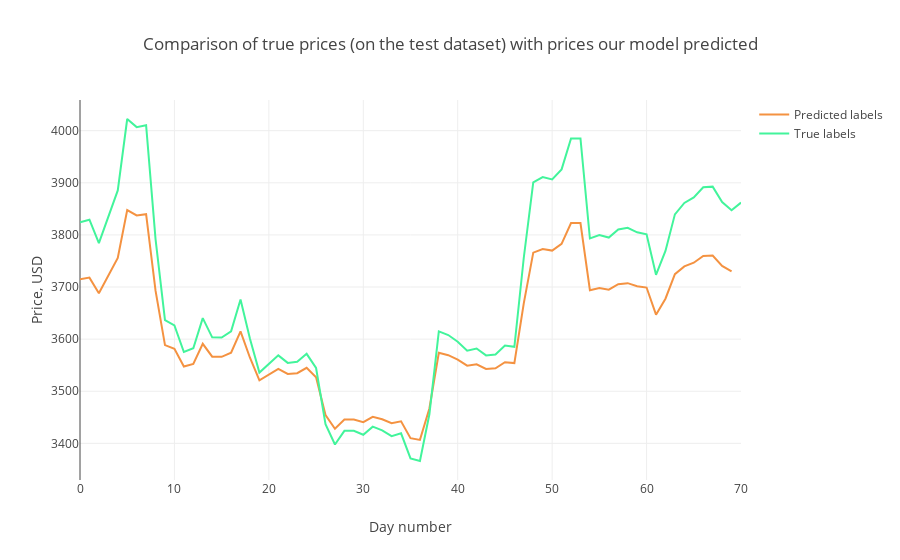

Notebook cell for this chart:
### Code cell
import plotly.offline as py
import plotly.graph_objs as go
py.init_notebook_mode(connected=True)

trace1 = go.Scatter(
    x = np.arange(0, len(prediction2_inverse), 1),
    y = prediction2_inverse,
    mode = 'lines',
    name = 'Predicted labels',
    line = dict(color=('rgb(244, 146, 65)'), width=2)
)
trace2 = go.Scatter(
    x = np.arange(0, len(y_test2_inverse), 1),
    y = y_test2_inverse,
    mode = 'lines',
    name = 'True labels',
    line = dict(color=('rgb(66, 244, 155)'), width=2)
)

data = [trace1, trace2]
layout = dict(title = 'Comparison of true prices (on the test dataset) with prices our model predicted',
             xaxis = dict(title = 'Day number'), yaxis = dict(title = 'Price, USD'))
fig = dict(data=data, layout=layout)
py.iplot(fig, filename='results_demonstrating0')

### Figure 1 — Plotly figure (JSON) as saved in the notebook; plotly's stock layout.template omitted (floating-point values rounded to 4 significant figures)
{"data": [{"line": {"color": "rgb(244, 146, 65)", "width": 2}, "mode": "lines", "name": "Predicted labels", "type": "scatter", "uid": "8f403d0e-bb58-41b8-b89b-56063e7ccc15", "x": [0, 1, 2, 3, 4, 5, 6, 7, 8, 9, 10, 11, 12, 13, 14, 15, 16, 17, 18, 19, 20, 21, 22, 23, 24, 25, 26, 27, 28, 29, 30, 31, 32, 33, 34, 35, 36, 37, 38, 39, 40, 41, 42, 43, 44, 45, 46, 47, 48, 49, 50, 51, 52, 53, 54, 55, 56, 57, 58, 59, 60, 61, 62, 63, 64, 65, 66, 67, 68, 69], "y": [3715.0, 3718.0, 3688.0, 3721.0, 3756.0, 3848.0, 3837.0, 3840.0, 3693.0, 3589.0, 3582.0, 3547.0, 3552.0, 3591.0, 3566.0, 3566.0, 3574.0, 3615.0, 3564.0, 3521.0, 3532.0, 3543.0, 3533.0, 3535.0, 3545.0, 3527.0, 3454.0, 3428.0, 3446.0, 3446.0, 3441.0, 3451.0, 3446.0, 3439.0, 3442.0, 3410.0, 3407.0, 3467.0, 3574.0, 3569.0, 3561.0, 3549.0, 3552.0, 3543.0, 3544.0, 3556.0, 3554.0, 3669.0, 3766.0, 3773.0, 3770.0, 3783.0, 3823.0, 3823.0, 3694.0, 3698.0, 3695.0, 3705.0, 3707.0, 3702.0, 3699.0, 3647.0, 3678.0, 3725.0, 3740.0, 3747.0, 3760.0, 3761.0, 3741.0, 3730.0]}, {"line": {"color": "rgb(66, 244, 155)", "width": 2}, "mode": "lines", "name": "True labels", "type": "scatter", "uid": "7b79632f-2014-42e5-bf48-775a9456168b", "x": [0, 1, 2, 3, 4, 5, 6, 7, 8, 9, 10, 11, 12, 13, 14, 15, 16, 17, 18, 19, 20, 21, 22, 23, 24, 25, 26, 27, 28, 29, 30, 31, 32, 33, 34, 35, 36, 37, 38, 39, 40, 41, 42, 43, 44, 45, 46, 47, 48, 49, 50, 51, 52, 53, 54, 55, 56, 57, 58, 59, 60, 61, 62, 63, 64, 65, 66, 67, 68, 69, 70], "y": [3824.0, 3829.0, 3784.0, 3834.0, 3885.0, 4022.0, 4007.0, 4010.0, 3792.0, 3637.0, 3626.0, 3575.0, 3583.0, 3640.0, 3603.0, 3603.0, 3615.0, 3676.0, 3601.0, 3536.0, 3552.0, 3569.0, 3554.0, 3556.0, 3572.0, 3545.0, 3437.0, 3398.0, 3424.0, 3424.0, 3417.0, 3432.0, 3425.0, 3414.0, 3419.0, 3371.0, 3366.0, 3456.0, 3615.0, 3608.0, 3595.0, 3578.0, 3582.0, 3569.0, 3570.0, 3588.0, 3585.0, 3757.0, 3901.0, 3911.0, 3907.0, 3926.0, 3985.0, 3985.0, 3793.0, 3800.0, 3795.0, 3810.0, 3814.0, 3805.0, 3801.0, 3723.0, 3769.0, 3839.0, 3861.0, 3872.0, 3891.0, 3893.0, 3863.0, 3847.0, 3862.0]}], "layout": {"title": {"text": "Comparison of true prices (on the test dataset) with prices our model predicted"}, "xaxis": {"title": {"text": "Day number"}}, "yaxis": {"title": {"text": "Price, USD"}}}}
